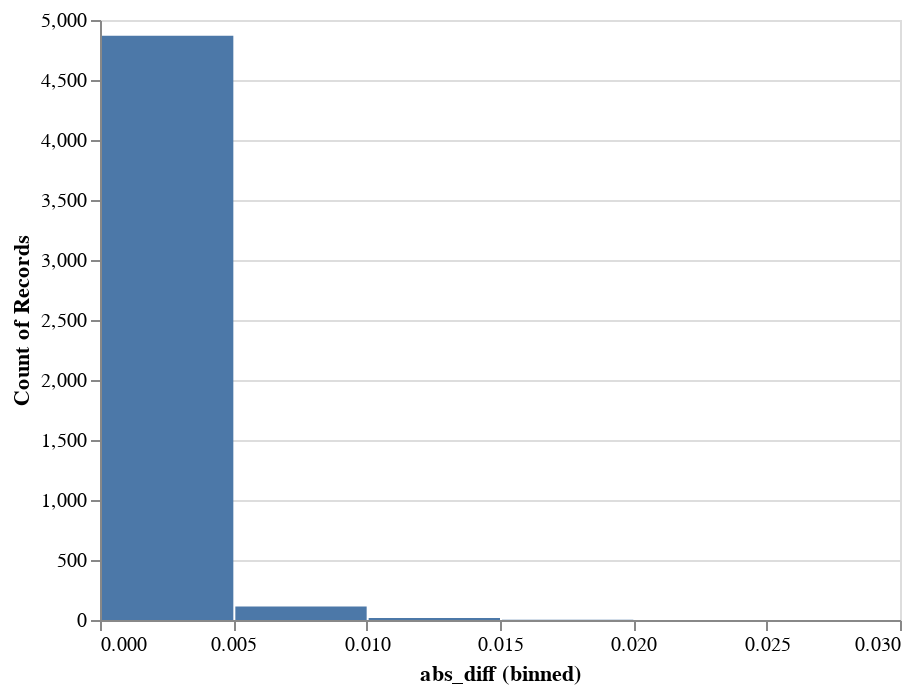

The code cell stored with this chart in its notebook:
### Code cell
alt.Chart(df_preds.sample(5000)).mark_bar().encode(
    alt.X("abs_diff:Q", bin=True),
    y='count()',)

### Figure 1 — Vega-Lite specification as saved in the notebook (floating-point values rounded to 4 significant figures; data arrays with more than 128 entries replaced by an {"elided": "..."} marker saying what was removed)
{"config": {"view": {"continuousWidth": 400, "continuousHeight": 300}}, "data": {"name": "data-e2aad8509e8c9cdbb16fb4303f83cbd7"}, "mark": "bar", "encoding": {"x": {"type": "quantitative", "bin": true, "field": "abs_diff"}, "y": {"type": "quantitative", "aggregate": "count"}}, "$schema": "https://vega.github.io/schema/vega-lite/v4.8.1.json", "datasets": {"data-e2aad8509e8c9cdbb16fb4303f83cbd7": {"elided": "5000 records"}}}
